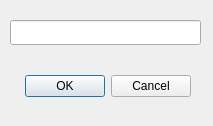
<?xml version="1.0" encoding="UTF-8"?>
<ui version="4.0">
 <class>categoryWindow</class>
 <widget class="QDialog" name="categoryWindow">
  <property name="geometry">
   <rect>
    <x>0</x>
    <y>0</y>
    <width>213</width>
    <height>126</height>
   </rect>
  </property>
  <property name="windowTitle">
   <string>Dialog</string>
  </property>
  <widget class="QDialogButtonBox" name="buttonBox">
   <property name="geometry">
    <rect>
     <x>-150</x>
     <y>70</y>
     <width>341</width>
     <height>32</height>
    </rect>
   </property>
   <property name="orientation">
    <enum>Qt::Horizontal</enum>
   </property>
   <property name="standardButtons">
    <set>QDialogButtonBox::Cancel|QDialogButtonBox::Ok</set>
   </property>
  </widget>
  <widget class="QLineEdit" name="lineEdit">
   <property name="geometry">
    <rect>
     <x>10</x>
     <y>20</y>
     <width>191</width>
     <height>25</height>
    </rect>
   </property>
  </widget>
 </widget>
 <resources/>
 <connections>
  <connection>
   <sender>buttonBox</sender>
   <signal>accepted()</signal>
   <receiver>categoryWindow</receiver>
   <slot>accept()</slot>
   <hints>
    <hint type="sourcelabel">
     <x>248</x>
     <y>254</y>
    </hint>
    <hint type="destinationlabel">
     <x>157</x>
     <y>274</y>
    </hint>
   </hints>
  </connection>
  <connection>
   <sender>buttonBox</sender>
   <signal>rejected()</signal>
   <receiver>categoryWindow</receiver>
   <slot>reject()</slot>
   <hints>
    <hint type="sourcelabel">
     <x>316</x>
     <y>260</y>
    </hint>
    <hint type="destinationlabel">
     <x>286</x>
     <y>274</y>
    </hint>
   </hints>
  </connection>
 </connections>
</ui>
